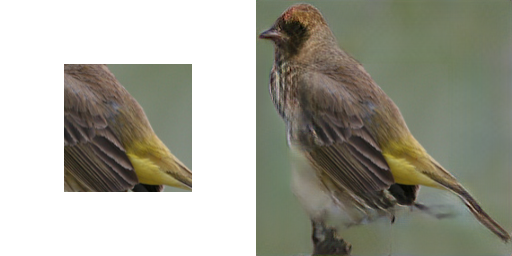
#> input picture datasets/pics/bird1.png, 512 x 256 px
$ jupyter execute --allow-errors run.ipynb
#> lines starting #> are read from the running program, lines starting #| are printed output that depends on the picture; after the words box and inside, x2 and y2 are one past the last pixel; in counts of white or black regions, pixels touching at a corner belong together
[cell 1]
import os
import numpy as np
from imageio import imread
from imageio import imwrite
import os
import random
from PIL import Image as im

[cell 2]
def next_power_of_2(x):
    return 1 if x == 0 else 2**(x - 1).bit_length()

[cell 3]
def make_row_col_power_of_2(x):
    n = x.shape[0]
    m = x.shape[1]
    n_new = next_power_of_2(n)
    m_new = next_power_of_2(m)
    extra_n = n_new - n
    extra_m = m_new - m
    x_new = np.pad(x, ((extra_n//2, extra_n-extra_n//2), (extra_m//2, extra_m-extra_m//2), (0, 0)), 'constant')
    return x_new

[cell 4]
def normalize_and_scale_and_reshape(x):
    x = make_row_col_power_of_2(x)
    mins = x.min(axis=2)
    new_matrix = x - mins[:, :, np.newaxis]
    sums = new_matrix.sum(axis=2)
    sums += 1
    new_matrix = x / sums[:, :, np.newaxis]
    return np.round(new_matrix * 255).astype('uint8')

[cell 5]
# v = np.array([
#     [[1,2,3], [3,4,1]],
#     [[1,5,3], [4,3,1]]
# ])
# # normalize_and_scale(v)
# # np.argwhere(v == 2)
# a = np.array([[1, 2, 3], [1, 4, 5]])
# v = make_row_col_power_of_2(v)
# v.shape
# # a.shape

[cell 6]
def make_dlpfc_dataset_images():
    samples = ['151673', '151674', '151675', '151676']
    for sample in samples:
        pixel_npy = np.load(f'/content/drive/MyDrive/Nuwaisir/Thesis_updated/ScribbleSeg_updated/Algorithms/Unsupervised_Segmentation/Approaches/With_Scribbles/Local_Data/Human_DLPFC/{sample}/Npys/mapped_15.npy')
        pixel_npy_pc3 = pixel_npy[:, :, :3]
        pixel_npy_pc3 = normalize_and_scale_and_reshape(pixel_npy_pc3)
        data = im.fromarray(pixel_npy_pc3)
        data.save(f'./datasets/Human_DLPFC_3pc_images/{sample}.png')

#> (a cell that did not finish here is left out)

[cell 8]
def make_dlpfc_dataset():
    samples = ['151673', '151674', '151675', '151676']
    for sample in samples:
        pixel_npy = np.load(f'/content/drive/MyDrive/Nuwaisir/Thesis_updated/ScribbleSeg_updated/Algorithms/Unsupervised_Segmentation/Approaches/With_Scribbles/Local_Data/Human_DLPFC/{sample}/Npys/mapped_15.npy')
        pixel_npy_pc3 = pixel_npy[:, :, :3]
        np.save(f'./datasets/Human_DLPFC/{sample}.npy', pixel_npy_pc3)

#> (a cell that did not finish here is left out)

[cell 10]
def make_train_list(from_folder, train_list_folder_path):
    with open(f'{train_list_folder_path}/train.flist', 'a') as the_file:
        for file_name in os.listdir(from_folder):
            abs_path = os.path.abspath(f'{from_folder}/{file_name}')
            the_file.write(f'{abs_path}\n')

[cell 11]
def make_mask_list(from_folder, mask_list_folder_path):
    with open(f'{mask_list_folder_path}/mask.flist', 'a') as the_file:
        for file_name in os.listdir(from_folder):
            abs_path = os.path.abspath(f'{from_folder}/{file_name}')
            the_file.write(f'{abs_path}\n')

[cell 12]
make_train_list('./datasets/Human_DLPFC_3pc_images', './flists/dlpfc')

[cell 13]
make_mask_list('./datasets/Human_DLPFC_3pc_images', './flists/dlpfc')

[cell 14]
def gen_mask(src_folder_path, file_name, slice_len, dest_folder_path):
#> called with src_folder_path = './datasets/pics', file_name = 'bird1.png', slice_len = 100, dest_folder_path = './masks/pics'
    data = imread(f'{src_folder_path}/{file_name}')
#> data is the input picture: shape (256, 512, 3); mean R, G, B 163.8, 163.8, 151.9
    n = data.shape[0]
#> n = 256
    m = data.shape[1]
#> m = 512
    pos_r = random.randint(0, n - slice_len)
#> pos_r = 98
    pos_c = random.randint(0, m - slice_len)
#> pos_c = 388
    mask = np.zeros((n, m), dtype='uint8')
    mask[pos_r: pos_r + slice_len, pos_c: pos_c + slice_len] = 255
    file_name_splitted = file_name.split('.')
    new_file_name = file_name_splitted[0] + '_mask.' + file_name_splitted[1]
    imwrite(f'{dest_folder_path}/{new_file_name}', mask)
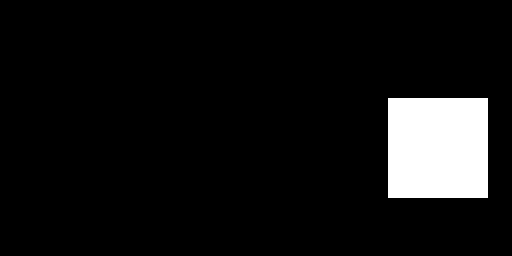
#> saved as bird1_mask.png: shape (256, 512); 7.6% white; 1 white region, box (x1, y1, x2, y2) and area: (388, 98, 488, 198) 10000
    # print(data.shape)
